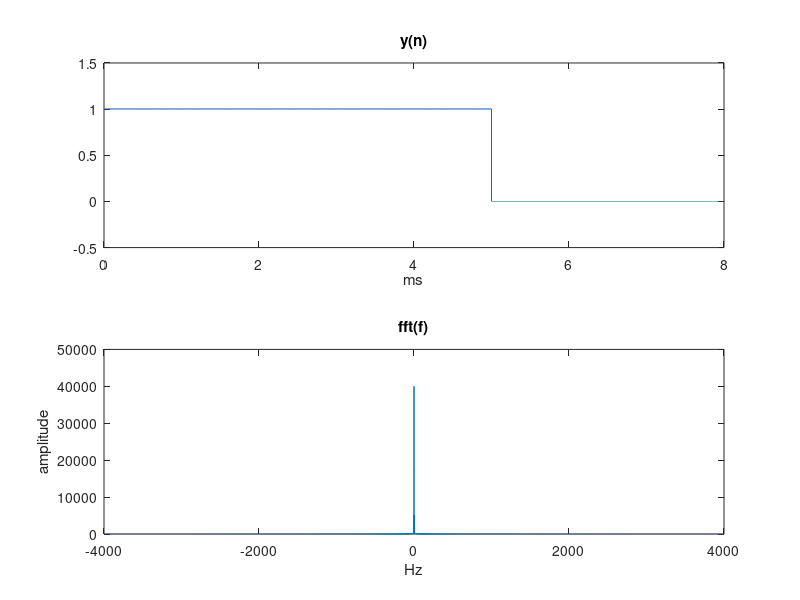

Recreate this plot in MATLAB. (Note: this script raises an error after producing the figure.)
function FunctionA()
  Fe = 8000;
  Te = 1/Fe;
  y = [];
  D = 8;%8ms
  t = 0:Te:D;
  for temp = t
    if((0<=temp) && (temp<=5))
      y = [y,1];
    else
      y = [y,0];
    end
  end
  figure;
  subplot(2,1,1);
  plot(t,y);
  title('y(n)')
  xlabel('ms');
  ylim([-0.5,1.5]);
  Y = fft(y);
  N = length(y);
  f = (-N/2:N/2-1)*(Fe/N);
  Y_shifted = fftshift(Y);
  subplot(2,1,2);
  plot(f,abs(Y_shifted));
  title('fft(f)')
  xlabel('Hz');
  ylabel('amplitude');
  frame = getframe(gcf);
  im = frame2im(frame);
  imwrite(im, '../../results/A.png');
end